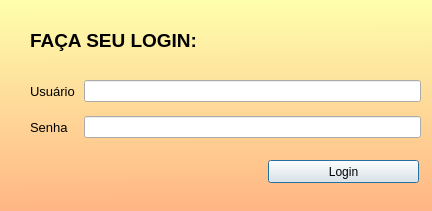
<?xml version="1.0" encoding="UTF-8"?>
<ui version="4.0">
 <class>Dialog</class>
 <widget class="QDialog" name="Dialog">
  <property name="geometry">
   <rect>
    <x>0</x>
    <y>0</y>
    <width>432</width>
    <height>211</height>
   </rect>
  </property>
  <property name="windowTitle">
   <string>Dialog</string>
  </property>
  <widget class="QLabel" name="label">
   <property name="geometry">
    <rect>
     <x>30</x>
     <y>20</y>
     <width>181</width>
     <height>40</height>
    </rect>
   </property>
   <property name="font">
    <font>
     <pointsize>14</pointsize>
     <weight>75</weight>
     <bold>true</bold>
    </font>
   </property>
   <property name="text">
    <string>FAÇA SEU LOGIN:</string>
   </property>
  </widget>
  <widget class="QWidget" name="formLayoutWidget">
   <property name="geometry">
    <rect>
     <x>30</x>
     <y>70</y>
     <width>391</width>
     <height>81</height>
    </rect>
   </property>
   <layout class="QFormLayout" name="formLayout">
    <property name="horizontalSpacing">
     <number>9</number>
    </property>
    <property name="verticalSpacing">
     <number>14</number>
    </property>
    <property name="topMargin">
     <number>10</number>
    </property>
    <item row="0" column="1">
     <widget class="QLineEdit" name="usernameText"/>
    </item>
    <item row="0" column="0">
     <widget class="QLabel" name="label_2">
      <property name="font">
       <font>
        <pointsize>10</pointsize>
       </font>
      </property>
      <property name="text">
       <string>Usuário</string>
      </property>
     </widget>
    </item>
    <item row="1" column="0">
     <widget class="QLabel" name="label_3">
      <property name="font">
       <font>
        <pointsize>10</pointsize>
       </font>
      </property>
      <property name="text">
       <string>Senha</string>
      </property>
     </widget>
    </item>
    <item row="1" column="1">
     <widget class="QLineEdit" name="passwordText">
      <property name="echoMode">
       <enum>QLineEdit::Password</enum>
      </property>
     </widget>
    </item>
   </layout>
   <zorder>label_2</zorder>
   <zorder>label_3</zorder>
   <zorder>usernameText</zorder>
   <zorder>passwordText</zorder>
  </widget>
  <widget class="QPushButton" name="botaoLogin">
   <property name="geometry">
    <rect>
     <x>268</x>
     <y>160</y>
     <width>151</width>
     <height>23</height>
    </rect>
   </property>
   <property name="text">
    <string>Login</string>
   </property>
  </widget>
  <widget class="QWidget" name="fundo" native="true">
   <property name="geometry">
    <rect>
     <x>0</x>
     <y>0</y>
     <width>441</width>
     <height>241</height>
    </rect>
   </property>
   <property name="minimumSize">
    <size>
     <width>441</width>
     <height>241</height>
    </size>
   </property>
   <property name="styleSheet">
    <string notr="true">QWidget#fundo
{background-color: qlineargradient(spread:pad, x1:0.512, y1:0, x2:0.518, y2:1, stop:0 rgba(254, 255, 172, 255), stop:1 rgba(255, 170, 127, 255));}
</string>
   </property>
  </widget>
  <zorder>fundo</zorder>
  <zorder>label</zorder>
  <zorder>formLayoutWidget</zorder>
  <zorder>botaoLogin</zorder>
 </widget>
 <resources/>
 <connections/>
</ui>
